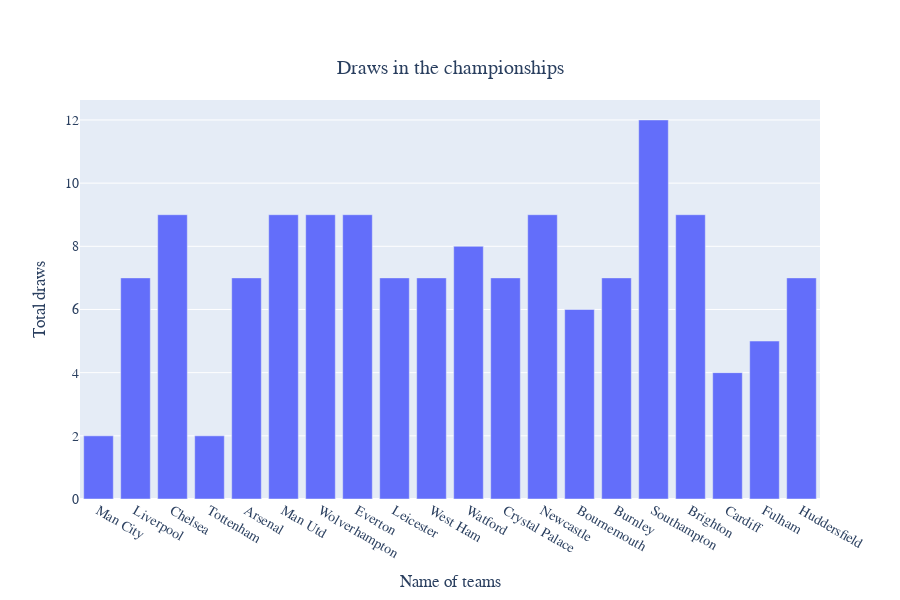

The code cell stored with this chart in its notebook:
### Code cell
# representation of chart wich show the situation of draws in championship
# it is observed that Southampton has achieved the most draws this season
# Tottenham and Man City had the least draw at the end of season being equal

PL['Total_Draws'] = PL.Home_Draws + PL.Away_Draws
fig5 = px.bar(PL, x='Team', y='Total_Draws', barmode='group', title = 'Draws in the championships',
              height = 600)
fig5.update_layout(xaxis_title='Name of teams',yaxis_title='Total draws', font=dict(family='Calibri',size=14),
                   title = dict(x = 0.5, y = 0.9, xanchor = 'center',yanchor = 'top'))
fig5.show()

### Figure 1 — Plotly figure (JSON) as saved in the notebook; plotly's stock layout.template omitted (floating-point values rounded to 4 significant figures)
{"data": [{"alignmentgroup": "True", "hoverlabel": {"namelength": 0}, "hovertemplate": "Team=%{x}<br>Total_Draws=%{y}", "legendgroup": "", "marker": {"color": "#636efa"}, "name": "", "offsetgroup": "", "orientation": "v", "showlegend": false, "textposition": "auto", "type": "bar", "x": ["Man City", "Liverpool", "Chelsea", "Tottenham", "Arsenal", "Man Utd", "Wolverhampton", "Everton", "Leicester", "West Ham", "Watford", "Crystal Palace", "Newcastle", "Bournemouth", "Burnley", "Southampton", "Brighton", "Cardiff", "Fulham", "Huddersfield"], "xaxis": "x", "y": [2, 7, 9, 2, 7, 9, 9, 9, 7, 7, 8, 7, 9, 6, 7, 12, 9, 4, 5, 7], "yaxis": "y"}], "layout": {"barmode": "group", "font": {"family": "Calibri", "size": 14}, "height": 600, "legend": {"tracegroupgap": 0}, "title": {"text": "Draws in the championships", "x": 0.5, "xanchor": "center", "y": 0.9, "yanchor": "top"}, "xaxis": {"anchor": "y", "domain": [0, 1], "title": {"text": "Name of teams"}}, "yaxis": {"anchor": "x", "domain": [0, 1], "title": {"text": "Total draws"}}}}
